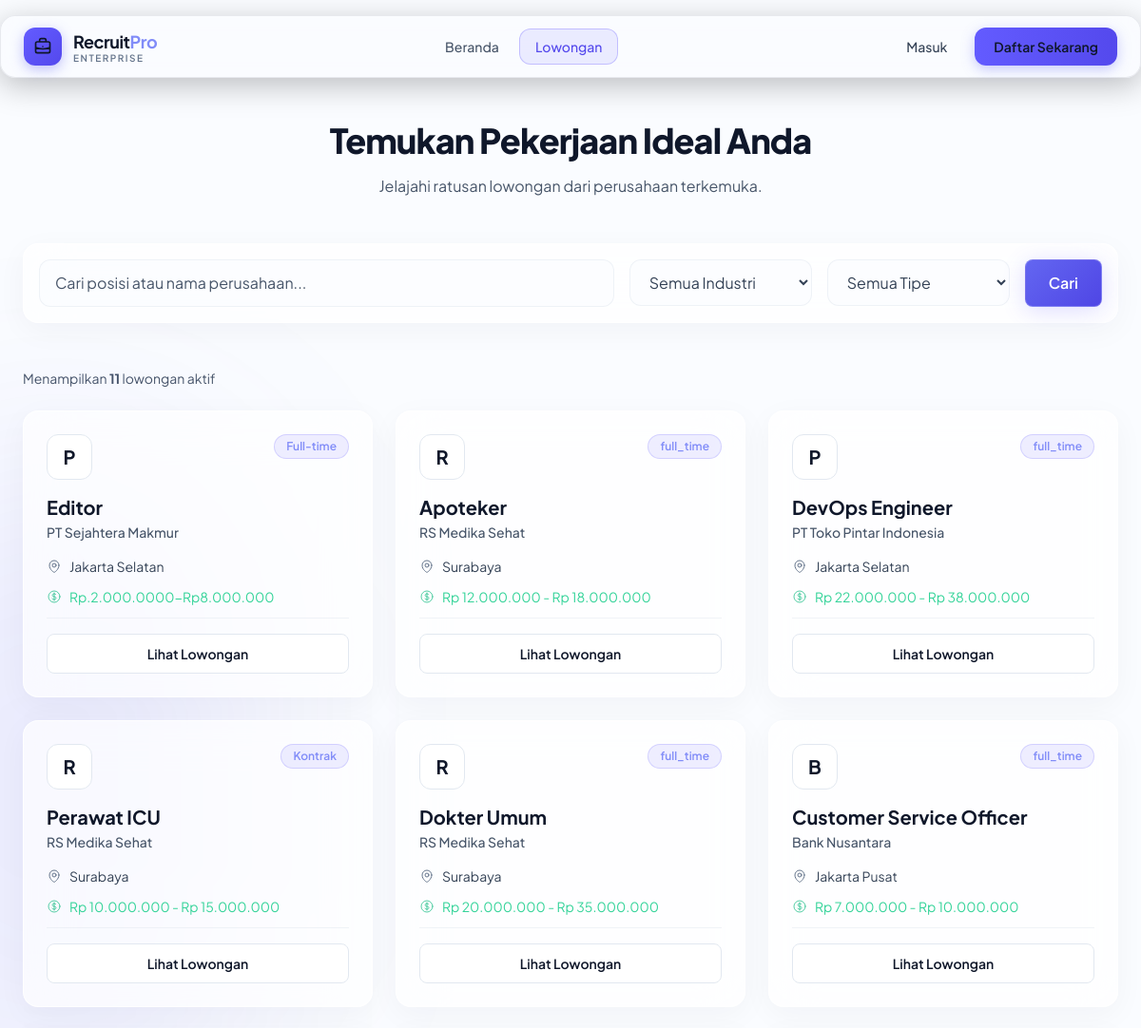
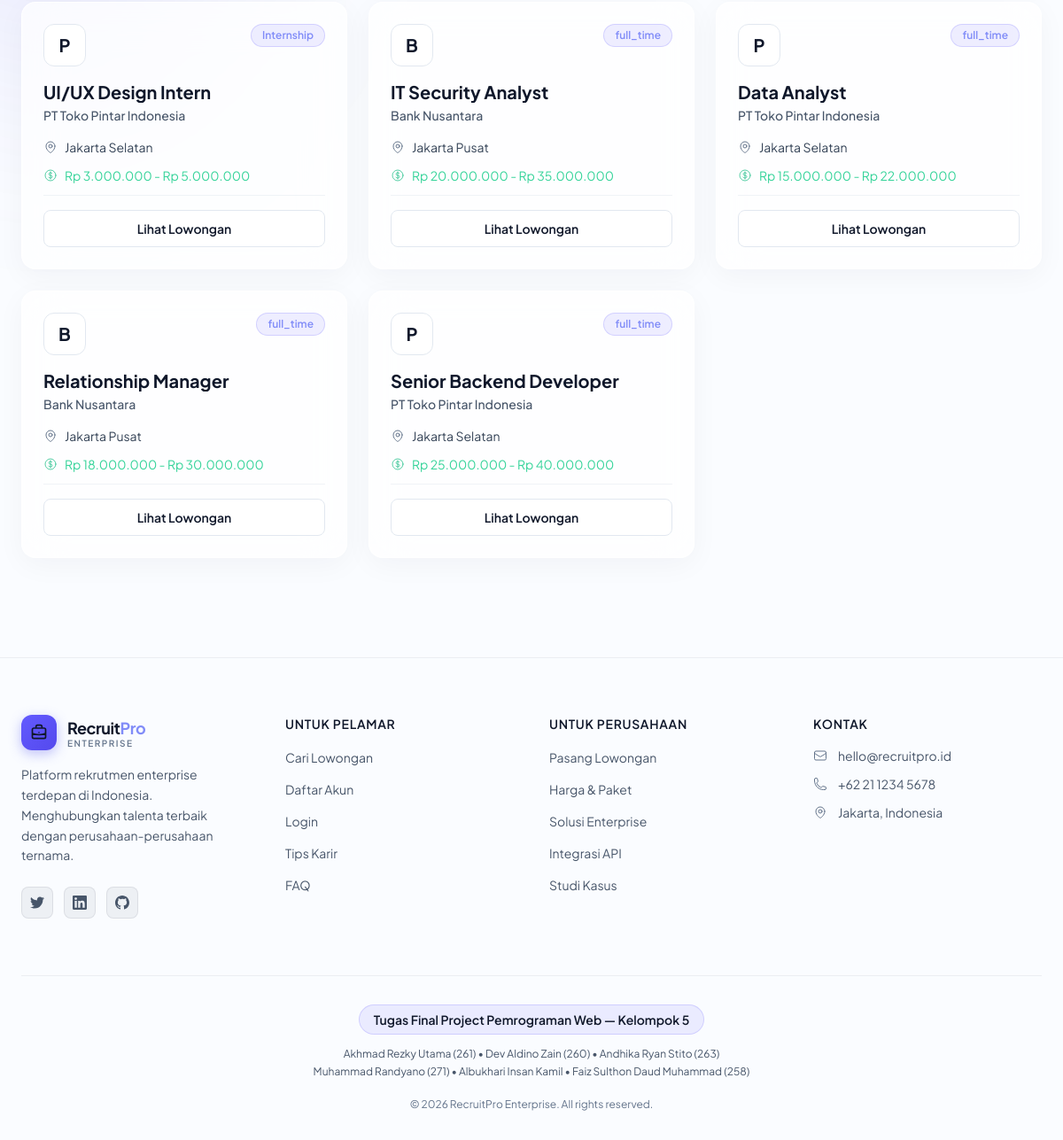
Screenshot of /pelamar/jobs/browse.php with the database file from the repository (2 pictures, top to bottom).
### tables this page shows
CREATE TABLE `jobs` (
  `id` int(10) unsigned NOT NULL AUTO_INCREMENT,
  `hr_profile_id` int(10) unsigned NOT NULL,
  `title` varchar(255) NOT NULL,
  `description` text NOT NULL,
  `requirements` text DEFAULT NULL,
  `location` varchar(255) DEFAULT NULL,
  `job_type` varchar(50) NOT NULL DEFAULT 'full_time',
  `industry_category` varchar(50) DEFAULT NULL,
  `salary_range` varchar(100) DEFAULT NULL,
  `deadline` date DEFAULT NULL,
  `status` varchar(20) NOT NULL DEFAULT 'active',
  `created_at` datetime NOT NULL DEFAULT current_timestamp(),
  `updated_at` datetime NOT NULL DEFAULT current_timestamp() ON UPDATE current_timestamp(),
  PRIMARY KEY (`id`),
  KEY `idx_jobs_status` (`status`),
  KEY `idx_jobs_hr` (`hr_profile_id`),
  KEY `idx_jobs_industry` (`industry_category`),
  KEY `idx_jobs_type` (`job_type`),
  KEY `idx_jobs_deadline` (`deadline`),
  FULLTEXT KEY `idx_jobs_search` (`title`,`description`),
  CONSTRAINT `fk_jobs_hr` FOREIGN KEY (`hr_profile_id`) REFERENCES `hr_profiles` (`id`) ON DELETE CASCADE
);

CREATE TABLE `hr_profiles` (
  `id` int(10) unsigned NOT NULL AUTO_INCREMENT,
  `user_id` int(10) unsigned NOT NULL,
  `company_name` varchar(255) NOT NULL,
  `industry` varchar(100) DEFAULT NULL,
  `location` varchar(255) DEFAULT NULL,
  `phone` varchar(20) DEFAULT NULL,
  `website` varchar(255) DEFAULT NULL,
  `company_description` text DEFAULT NULL,
  `created_at` datetime NOT NULL DEFAULT current_timestamp(),
  `updated_at` datetime NOT NULL DEFAULT current_timestamp() ON UPDATE current_timestamp(),
  PRIMARY KEY (`id`),
  UNIQUE KEY `user_id` (`user_id`),
  KEY `idx_hr_company` (`company_name`),
  CONSTRAINT `fk_hr_profiles_user` FOREIGN KEY (`user_id`) REFERENCES `users` (`id`) ON DELETE CASCADE
);

### pelamar/jobs/browse.php (the view, shortened to what this page needs)
<?php
$pdo = Database::getConnection();
$keyword = $_GET['q'] ?? '';
$where = ["j.status = 'active'"];
$params = [];
$whereClause = implode(" AND ", $where);
$sql = "
    SELECT j.*, h.company_name
    FROM jobs j
    JOIN hr_profiles h ON j.hr_profile_id = h.id
    WHERE $whereClause
    ORDER BY j.created_at DESC
";
$stmt = $pdo->prepare($sql);
$stmt->execute($params);
$jobs = $stmt->fetchAll();
?>
<!DOCTYPE html>
<html lang="id">
<head>
    <script src="https://cdn.tailwindcss.com"></script>
    <link rel="stylesheet" href="<?= BASE_URL ?>/assets/css/design-system.css">
    <link rel="stylesheet" href="<?= BASE_URL ?>/assets/css/components.css">
</head>
<body class="bg-slate-900 text-slate-200 font-sans antialiased min-h-screen flex flex-col relative">
    <div class="fixed top-[20%] left-[-10%] w-[30%] h-[30%] bg-indigo-600/10 rounded-full blur-[120px] pointer-events-none"></div>
    <?php require_once __DIR__ . '/../../components/header.php'; ?>
    <main class="flex-grow max-w-[1400px] mx-auto w-full px-4 sm:px-6 py-8">
        <div class="text-center max-w-3xl mx-auto mb-12">
            <h1 class="text-3xl sm:text-4xl font-extrabold text-white tracking-tight mb-4">Temukan Pekerjaan Ideal Anda</h1>
            <p class="text-slate-400">Jelajahi ratusan lowongan dari perusahaan terkemuka.</p>
        </div>
        <form action="" method="GET" class="glass-card p-4 rounded-2xl mb-12 flex flex-col md:flex-row gap-4 relative z-20">
            <div class="flex-grow">
                <input type="text" name="q" value="<?= htmlspecialchars($keyword) ?>" placeholder="Cari posisi atau nama perusahaan..." class="w-full bg-slate-900/50 border border-slate-700/50 rounded-xl px-4 py-3 text-slate-200 placeholder:text-slate-400 focus:outline-none focus:border-indigo-500">
            </div>
            <div class="w-full md:w-48 shrink-0">
                <select name="industry" class="w-full bg-slate-900/50 border border-slate-700/50 rounded-xl px-4 py-3 text-slate-300 focus:outline-none focus:border-indigo-500">
                    <option value="">Semua Industri</option>
                </select>
            </div>
            <div class="w-full md:w-48 shrink-0">
                <select name="type" class="w-full bg-slate-900/50 border border-slate-700/50 rounded-xl px-4 py-3 text-slate-300 focus:outline-none focus:border-indigo-500">
                    <option value="">Semua Tipe</option>
                </select>
            </div>
            <button type="submit" class="btn-primary py-3 px-6 shrink-0 justify-center">Cari</button>
        </form>
        <div class="mb-6 flex justify-between items-center text-sm text-slate-400">
            <span>Menampilkan <strong><?= count($jobs) ?></strong> lowongan aktif</span>
        </div>
        <div class="grid grid-cols-1 md:grid-cols-2 lg:grid-cols-3 gap-6 relative z-10">
            <?php if (empty($jobs)): ?>
                <div class="col-span-full glass-card p-12 text-center text-slate-400">
                    Tidak ditemukan lowongan yang cocok dengan kriteria pencarian Anda.
                </div>
            <?php else: ?>
                <?php foreach ($jobs as $job): ?>
                    <div class="glass-card interactive-card p-6 flex flex-col h-full">
                        <div class="flex justify-between items-start mb-4">
                            <div class="w-12 h-12 rounded-xl bg-slate-800 flex items-center justify-center text-xl font-bold text-white border border-slate-700">
                                <?= strtoupper(substr($job['company_name'], 0, 1)) ?>
                            </div>
                            <div class="flex items-center gap-2">
                                <span class="px-3 py-1 rounded-full text-xs font-semibold bg-indigo-500/10 text-indigo-400 border border-indigo-500/20">
                                    <?= JOB_TYPES[$job['job_type']] ?? $job['job_type'] ?>
                                </span>
                            </div>
                        </div>
                        <h3 class="text-xl font-bold text-white mb-1 leading-tight line-clamp-2"><?= htmlspecialchars($job['title']) ?></h3>
                        <p class="text-slate-400 text-sm font-medium mb-4"><?= htmlspecialchars($job['company_name']) ?></p>
                        <div class="mt-auto space-y-3">
                            <div class="flex items-center text-sm text-slate-300 gap-2">
                                <?= htmlspecialchars($job['location']) ?>
                            </div>
                            <?php if (!empty($job['salary_range'])): ?>
                                <div class="flex items-center text-sm text-emerald-400 gap-2">
                                    <?= htmlspecialchars($job['salary_range']) ?>
                                </div>
                            <?php endif; ?>
                            <div class="pt-4 border-t border-slate-700/50 mt-4">
                                <a href="detail.php?id=<?= $job['id'] ?>" class="block w-full py-2.5 text-center rounded-lg text-sm font-semibold text-white bg-slate-800 hover:bg-indigo-600 transition-colors border border-slate-700 hover:border-indigo-500">
                                    Lihat Lowongan
                                </a>
                            </div>
                        </div>
                    </div>
                <?php endforeach; ?>
            <?php endif; ?>
        </div>
    </main>
    <?php require_once __DIR__ . '/../../components/footer.php'; ?>
</body>
</html>

### rows the page displays
jobs: hr_profile.company_name "P", job_type "Full-time", title "Editor", hr_profile.company_name "PT Sejahtera Makmur", location "Jakarta Selatan", salary_range "Rp.2.000.0000-Rp8.000.000"
jobs: hr_profile.company_name "R", job_type "full_time", title "Apoteker", hr_profile.company_name "RS Medika Sehat", location "Surabaya", salary_range "Rp 12.000.000 - Rp 18.000.000"
jobs: hr_profile.company_name "P", job_type "full_time", title "DevOps Engineer", hr_profile.company_name "PT Toko Pintar Indonesia", location "Jakarta Selatan", salary_range "Rp 22.000.000 - Rp 38.000.000"
jobs: hr_profile.company_name "R", job_type "Kontrak", title "Perawat ICU", hr_profile.company_name "RS Medika Sehat", location "Surabaya", salary_range "Rp 10.000.000 - Rp 15.000.000"
jobs: hr_profile.company_name "R", job_type "full_time", title "Dokter Umum", hr_profile.company_name "RS Medika Sehat", location "Surabaya", salary_range "Rp 20.000.000 - Rp 35.000.000"
jobs: hr_profile.company_name "B", job_type "full_time", title "Customer Service Officer", hr_profile.company_name "Bank Nusantara", location "Jakarta Pusat", salary_range "Rp 7.000.000 - Rp 10.000.000"
jobs: hr_profile.company_name "P", job_type "Internship", title "UI/UX Design Intern", hr_profile.company_name "PT Toko Pintar Indonesia", location "Jakarta Selatan", salary_range "Rp 3.000.000 - Rp 5.000.000"
jobs: hr_profile.company_name "B", job_type "full_time", title "IT Security Analyst", hr_profile.company_name "Bank Nusantara", location "Jakarta Pusat", salary_range "Rp 20.000.000 - Rp 35.000.000"
jobs: hr_profile.company_name "P", job_type "full_time", title "Data Analyst", hr_profile.company_name "PT Toko Pintar Indonesia", location "Jakarta Selatan", salary_range "Rp 15.000.000 - Rp 22.000.000"
jobs: hr_profile.company_name "B", job_type "full_time", title "Relationship Manager", hr_profile.company_name "Bank Nusantara", location "Jakarta Pusat", salary_range "Rp 18.000.000 - Rp 30.000.000"
jobs: hr_profile.company_name "P", job_type "full_time", title "Senior Backend Developer", hr_profile.company_name "PT Toko Pintar Indonesia", location "Jakarta Selatan", salary_range "Rp 25.000.000 - Rp 40.000.000"

### other values shown
count($jobs) "11"
